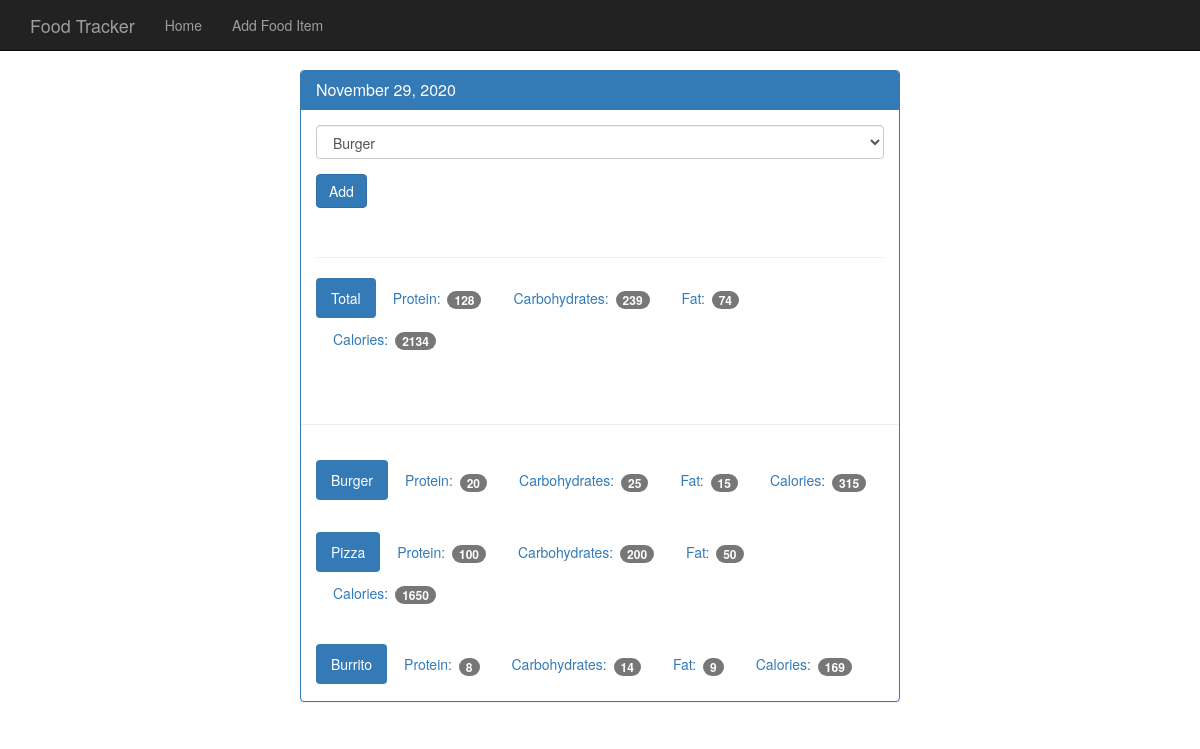
The app's page /view/20201129 with its own data.
### tables this page shows
CREATE TABLE food (
    id integer primary key autoincrement ,
    name text not null ,
    protein integer not null ,
    carbohydrates integer not null ,
    fat integer not null ,
    calories integer not null
);

### app.py (the view)
@app.route('/view/<date>', methods=['GET', 'POST'])  # date is like yyyymmdd
def view(date):
    db = get_db()
    cur = db.execute('select id, entry_date from log_date where entry_date = ?', [date])
    date_result = cur.fetchone()
    if request.method == 'POST':
        db.execute('insert into food_date (food_id, log_date_id) values (?, ?)',
                   [request.form['food-select'], date_result['id']])
        db.commit()
    d = datetime.strptime(str(date_result['entry_date']), '%Y%m%d')
    pretty_date = datetime.strftime(d, '%B %d, %Y')
    food_cur = db.execute('select id, name from food')
    food_results = food_cur.fetchall()
    log_cur = db.execute(
        'select food.name, food.protein, food. carbohydrates, food.fat, food.calories from log_date join food_date on \
         food_date.log_date_id = log_date.id join food on food.id = food_date.food_id where log_date.entry_date = ?',
        [date])
    log_results = log_cur.fetchall()
    totals = {'protein': 0, 'carbohydrates': 0, 'fat': 0, 'calories': 0}
    for food in log_results:
        totals['protein'] += food['protein']
        totals['carbohydrates'] += food['carbohydrates']
        totals['fat'] += food['fat']
        totals['calories'] += food['calories']
    return render_template('day.html', entry_date=date_result['entry_date'], pretty_date=pretty_date,
                           food_results=food_results, log_results=log_results,
                           totals=totals)

### database.py (called while the page is built)
def connect_db():
    sql = sqlite3.connect('D:\\Knowledge\\Udemy\\UltimateFlaskCourse\\flask_app\\food_log.db')
    sql.row_factory = sqlite3.Row
    return sql

def get_db():
    if not hasattr(g, 'sqlite3'):
        g.sqlite_db = connect_db()
        return g.sqlite_db

### templates/day.html
{% extends'base.html' %}
{% block body %}
<nav class="navbar navbar-inverse navbar-fixed-top">
    <div class="container">
        <div class="navbar-header">
            <a class="navbar-brand" href="{{ url_for('index') }}">Food Tracker</a>
        </div>
        <div id="navbar" class="navbar-collapse collapse">
            <ul class="nav navbar-nav">
                <li><a href="{{ url_for('index') }}">Home</a></li>
                <li><a href="{{ url_for('food') }}">Add Food Item</a></li>
            </ul>
        </div>
    </div>
</nav>
<div class="container theme-showcase col-sm-6 col-sm-offset-3" role="main">
    <div class="row">
        <div>
            <div class="panel panel-primary">
                <div class="panel-heading">
                    <h3 class="panel-title">{{ pretty_date }}</h3>
                </div>
                <div class="panel-body">
                    <form method="POST" action="{{ url_for('view', date=entry_date) }}">
                        <div class="form-group">
                            <select class="form-control" name="food-select">
                                {% for food in food_results %}
                                    <option value={{ food.id }}>{{ food.name }}</option>
                                {% endfor %}
                            </select>
                        </div>
                        <button type="submit" class="btn btn-primary">Add</button>
                    </form>
                    <div class="page-header"></div>
                    <ul class="nav nav-pills" role="tablist">
                        <li class="active"><a>Total</a></li>
                        <li><a>Protein: <span class="badge">{{ totals.protein }}</span></a></li>
                        <li><a>Carbohydrates: <span class="badge">{{ totals.carbohydrates }}</span></a></li>
                        <li><a>Fat: <span class="badge">{{ totals.fat }}</span></a></li>
                        <li><a>Calories: <span class="badge">{{ totals.calories }}</span></a></li>
                    </ul>
                </div>
                <div class="page-header"></div>
                {% for food in log_results %}
                <div class="panel-body">
                    <ul class="nav nav-pills" role="tablist">
                        <li class="active"><a>{{ food.name }}</a></li>
                        <li><a>Protein: <span class="badge">{{ food.protein }}</span></a></li>
                        <li><a>Carbohydrates: <span class="badge">{{ food.carbohydrates }}</span></a></li>
                        <li><a>Fat: <span class="badge">{{ food.fat }}</span></a></li>
                        <li><a>Calories: <span class="badge">{{ food.calories }}</span></a></li>
                    </ul>
                </div>
                {% endfor %}
            </div>
        </div>
    </div>
</div>
{% endblock %}

### templates/base.html (shortened to what this page needs)
<!DOCTYPE html>
<html lang="en">
<head>
    <link href="{{ url_for('static', filename='bootstrap.min.css') }}" rel="stylesheet">
    <link href="{{ url_for('static', filename='theme.css') }}" rel="stylesheet">
</head>
<body>
{% block body %}
{% endblock %}
</body>
</html>

### static/theme.css (style rules this page uses)
body { padding-top: 70px; padding-bottom: 30px; }

### records on screen
food: name "Burger", protein "20", carbohydrates "25", fat "15", calories "315"
food: name "Pizza", protein "100", carbohydrates "200", fat "50", calories "1650"
food: name "Burrito", protein "8", carbohydrates "14", fat "9", calories "169"

### other values on screen
{{ pretty_date }} "November 29, 2020"
{{ totals.protein }} "128"
{{ totals.carbohydrates }} "239"
{{ totals.fat }} "74"
{{ totals.calories }} "2134"
form field food-select "Burger"
